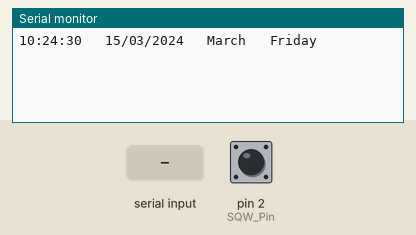
A sketch run on a simulated Arduino Uno, built with avr-gcc and run on an emulated ATmega328P. On the bench: the last lines printed to the serial monitor. The inputs (shaded band) are chosen by the test bench; at power-on: pin 2 (SQW_Pin) HIGH. The local clock reads 2024-03-15 10:24:30 at power-on unless the sketch sets it.

Above: at 1.2 s.
1.3 s: "90,45,200,10\n" received over Serial
At 3.9 s:
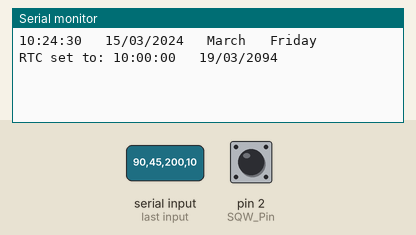
4.3 s: pin 2 (SQW_Pin) pulled LOW for 0.15 s
At 5.4 s:
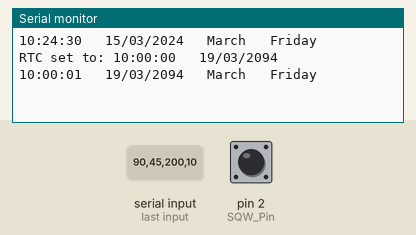
5.9 s: pin 2 (SQW_Pin) pulled LOW for 1 s
At 7.8 s:
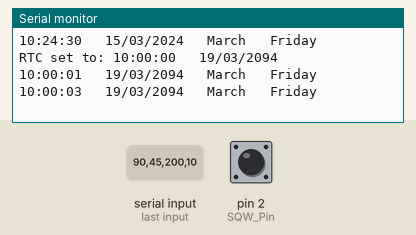
8.4 s: "30,150,10,200\n" received over Serial
9.9 s: pin 2 (SQW_Pin) pulled LOW for 1 s
At 12.1 s:
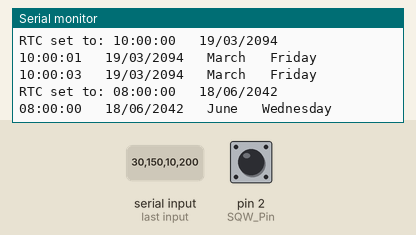

Measured:
- after the input at 1.3 s, the serial monitor: prints a new line after 2.0 s (image 1)
- after the input at 4.3 s, the serial monitor: prints a new line after 0.15 s (image 2)
- after the input at 5.9 s, the serial monitor: prints a new line after 1.0 s (image 3)
- after the input at 9.9 s, the serial monitor: prints a new line after 1.0 s (image 4)

The sketch:

RTC_Basics.ino
```cpp
#include "DS3232RTC.h"

time_t TheTime;
TimeElements TimeStruct;

bool SQW_State;
bool Last_SQW_State = 0;
const int SQW_Pin = 2;

void setup()
{
    Serial.begin(115200);

    pinMode(SQW_Pin, INPUT_PULLUP);
    RTC.squareWave(SQWAVE_1_HZ);

    setSyncProvider(RTC.get);
    if (timeStatus() != timeSet)
    {
        Serial.println("SYNC FAIL!");
        while (1) { } ;
    }

}

void Print_Time(time_t TheTime)
{
    if (hour(TheTime) < 10) Serial.print('0');
    Serial.print(hour(TheTime));
    Serial.print(':');
    if (minute(TheTime) < 10) Serial.print('0');
    Serial.print(minute(TheTime));
    Serial.print(':');
    if (second(TheTime) < 10) Serial.print('0');
    Serial.print(second(TheTime));
}

void Print_Date(time_t TheTime)
{
    if (day(TheTime) < 10) Serial.print('0');
    Serial.print(day(TheTime));
    Serial.print('/');
    if (month(TheTime) < 10) Serial.print('0');
    Serial.print(month(TheTime));
    Serial.print('/');
    Serial.print(year(TheTime));
}

void Check_If_Input()
{
    // input format is YY,D,M,H,M,S
    if (Serial.available() >= 12)
    {
        int y = Serial.parseInt();
        if (y >= 100 && y < 1000  || y > 2100)
        {
            Serial.println("Error: Year must be two or four digits");
        }
        else
        {
            if (y >= 1000) TimeStruct.Year = CalendarYrToTm(y);
            else TimeStruct.Year = y2kYearToTm(y);
            TimeStruct.Month = Serial.parseInt();
            TimeStruct.Day = Serial.parseInt();
            TimeStruct.Hour = Serial.parseInt();
            TimeStruct.Minute = Serial.parseInt();
            TimeStruct.Second = Serial.parseInt();

            TheTime = makeTime(TimeStruct);

            RTC.set(TheTime);
            setTime(TheTime);

            Serial.print("RTC set to: ");
            Print_Time(TheTime);
            Serial.print("   ");
            Print_Date(TheTime);
            Serial.println();

            while (Serial.available() > 0) Serial.read();
        }
    }
}

void loop()
{
    Check_If_Input();

    SQW_State = digitalRead(SQW_Pin);

    if (SQW_State != Last_SQW_State)
    {
        Last_SQW_State = SQW_State;

        if (SQW_State == HIGH)
        {
            TheTime = now();
            Print_Time(TheTime);
            Serial.print("   ");
            Print_Date(TheTime);
            Serial.print("   ");
            Serial.print(monthStr(month(TheTime)));
            Serial.print("   ");
            Serial.print(dayStr(weekday(TheTime)));
            Serial.println();
        }
    }

}
```
